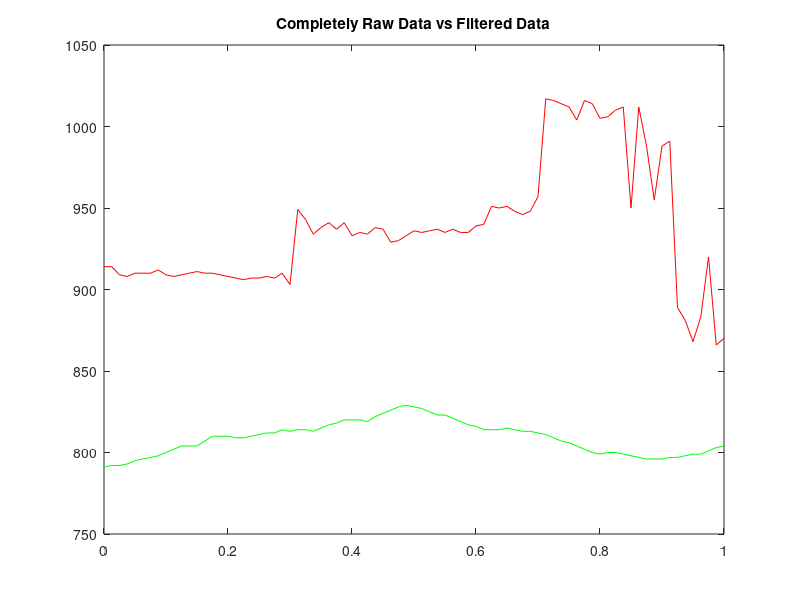
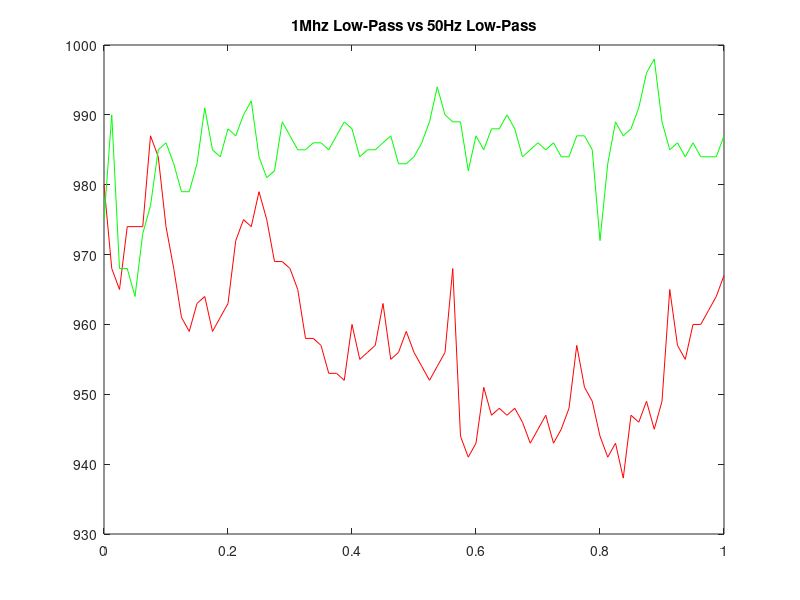

Here is the MATLAB script that generated these plots, in order:
Straight_Finger_No_Filter = [
914
914
909
908
910
910
910
912
909
908
909
910
911
910
910
909
908
907
906
907
907
908
907
910
903
949
943
934
938
941
937
941
933
935
934
938
937
929
930
933
936
935
936
937
935
937
935
935
939
940
951
950
951
948
946
948
957
1017
1016
1014
1012
1004
1016
1014
1005
1006
1010
1012
950
1012
988
955
988
991
889
881
868
883
920
866
870
];
Straight_Finger_Filter_Old = [
980
968
965
974
974
974
987
984
974
968
961
959
963
964
959
961
963
972
975
974
979
975
969
969
968
965
958
958
957
953
953
952
960
955
956
957
963
955
956
959
956
954
952
954
956
968
944
941
943
951
947
948
947
948
946
943
945
947
943
945
948
957
951
949
944
941
943
938
947
946
949
945
949
965
957
955
960
960
962
964
967
];
Straight_Finger_Filter_New = [
975
990
968
968
964
973
977
985
986
983
979
979
983
991
985
984
988
987
990
992
984
981
982
989
987
985
985
986
986
985
987
989
988
984
985
985
986
987
983
983
984
986
989
994
990
989
989
982
987
985
988
988
990
988
984
985
986
985
986
984
984
987
987
985
972
983
989
987
988
991
996
998
989
985
986
984
986
984
984
984
987
];
Straight_Finger_Filter_And_Code = [791
792
792
793
795
796
797
798
800
802
804
804
804
807
810
810
810
809
809
810
811
812
812
814
813
814
814
813
815
817
818
820
820
820
819
822
824
826
828
829
828
827
825
823
823
821
819
817
816
814
814
814
815
814
813
813
812
811
809
807
806
804
802
800
799
800
800
799
798
797
796
796
796
797
797
798
799
799
801
803
804
];
k = linspace(0,1,81);
figure(1);

plot(k,Straight_Finger_No_Filter,'r')
hold on
plot(k,Straight_Finger_Filter_And_Code,'g')
title('Completely Raw Data vs Filtered Data');

hold off
figure(2);
plot(k,Straight_Finger_Filter_Old,'r')
hold on
plot(k,Straight_Finger_Filter_New,'g')
title('1Mhz Low-Pass vs 50Hz Low-Pass')
hold off


